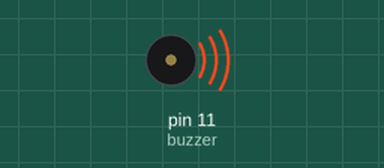
Recording of a sketch running on a simulated Arduino Uno, built with avr-gcc and run on an emulated ATmega328P. On the bench: buzzer (waves = sounding).

Above: at 0.1 s.
Timing chart, 0 to 3.0 s (numbered marks = the images above):
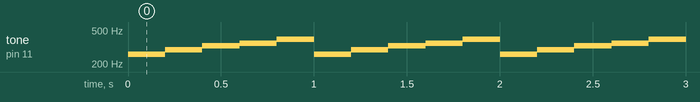

The sketch:

sonido_07_Buzzer.ino
```cpp
/*                                     +  -                                         +  -
                                       *  *    *  *  *  *  *       *  *  *  *  *    *  *
                                       *  *    *  *  *  *  *       *  *  +-----+    *  *
                                       *  * +----[PWR]-------------------| USB |--+ *  *
                                       *  * |                            +-----+  | *  *
                                       *  * |         GND/RST2  [ ][ ]            | *  *
                                       *  * |       MOSI2/SCK2  [ ][ ]  A5/SCL[ ] | *  *
                                       *  * |          5V/MISO2 [ ][ ]  A4/SDA[ ] | *  *
                                       *  * |                             AREF[ ] | *  *
                                       *  * |                              GND[ ] | *  *
                                       *  * | [ ]N/C                    SCK/13[ ] | *  *
                                       *  * | [ ]IOREF                 MISO/12[ ] | *  *
                                       *  * | [ ]RST                   MOSI/11[0]~|----------------------\
                                       *  * | [ ]3V3    +---+               10[ ]~| *  *                 |
                                       0------[0]5v    -| A |-               9[ ]~| *  *                 |
                                       *  * | [ ]GND   -| R |-               8[ ] | *  *                 |
                                       *  0---[0]GND   -| D |-                    | *  *                 |
                                       *  * | [ ]Vin   -| U |-               7[ ] | *  *                 |
                                       *  * |          -| I |-               6[ ]~| *  *                 |
                                       *  * | [ ]A0    -| N |-               5[ ]~| *  *                 |
                                       *  * | [ ]A1    -| O |-               4[ ] | *  *                 |
                                       *  * | [ ]A2     +---+           INT1/3[ ]~| *  *                 |
                                       *  * | [ ]A3                     INT0/2[ ] | *  *                 |
                                       *  * | [ ]A4/SDA   RST SCK MISO    TX>1[ ] | *  *                 |
                                       *  * | [ ]A5/SCL   [ ] [ ] [ ]     RX<0[ ] | *  *                 |
                                       *  * |             [ ] [ ] [ ]             | *  *                 |
                                       *  * |  UNO_R3     GND MOSI 5V ____________/ *  *                 |
                                       *  * \________________________/              *  *                 |
                                       *  *    *  *  *  *  *       *  *  *  *  *    *  *                 |
                                       *  *    *  *  *  *  *       *  *  *  *  *    *  *                 |
                                       *  *    *  *  *  *  *       *  *  *  *  *    *  *                 |
                                       *  *    *  *  *  *  *  ___   *  *  *  *  *    *  *                |
                                          220 Ohm            /   \               /-----------------------/  pin 11
                                       *  0-ww-0  *  *  *  0( ( ) )0  *  *  *  0    *  *
                                       *  *    *  *  *  *  * \___/ *  *  *  *  *    *  *
                                       *  *    *  *  *  *  *       *  *  *  *  *    *  *
                                       *  *    *  *  *  *  *       *  *  *  *  *    *  *
                                       *  0    *  *  *  *  *       *  *  *  *  *    *  0
                         pin GND---------/ \------------------------------------------/ - GND
                                       *  *    *  *  *  *  *       *  *  *  *  *    *  *
                                       0  *    *  *  *  *  *       *  *  *  *  *    0  *
                         pin 5v-------/ \------------------------------------------/+ 5v
*/
// Pin connected to buzzer
int buzzer = 11;

void setup()
{
    // Defines the Buzzer pin as output
    pinMode(buzzer,OUTPUT);
}

void loop()
{
    // Sounds the buzzer at the frequency relative to the note C in Hz
    tone(buzzer,261);
    // Waits some time to turn off
    delay(200);
    //Turns the buzzer off
    noTone(buzzer);
    // Sounds the buzzer at the frequency relative to the note D in Hz
    tone(buzzer,293);
    delay(200);
    noTone(buzzer);
    // Sounds the buzzer at the frequency relative to the note E in Hz
    tone(buzzer,329);
    delay(200);
    noTone(buzzer);
    // Sounds the buzzer at the frequency relative to the note F in Hz
    tone(buzzer,349);
    delay(200);
    noTone(buzzer);
    // Sounds the buzzer at the frequency relative to the note G in Hz
    tone(buzzer,392);
    delay(200);
    noTone(buzzer);
}
```

Measured:
- by itself, tone on pin 11 (buzzer): repeats every 1.0 s: 293 Hz 0.20 s, 329 Hz 0.20 s, 349 Hz 0.20 s, 392 Hz 0.20 s, 261 Hz 0.20 s
